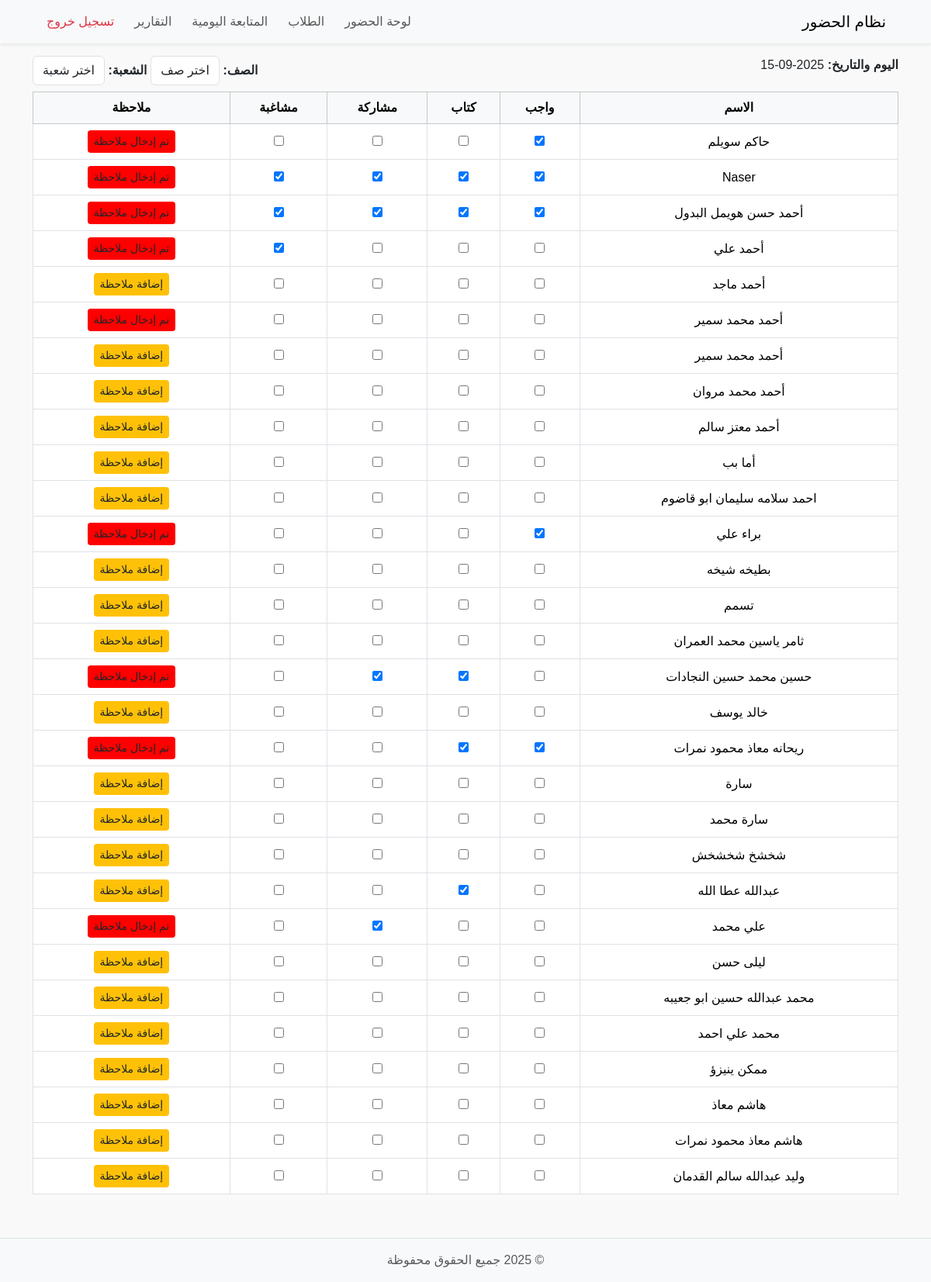
Before: /tracking (signed in) with the older database file.
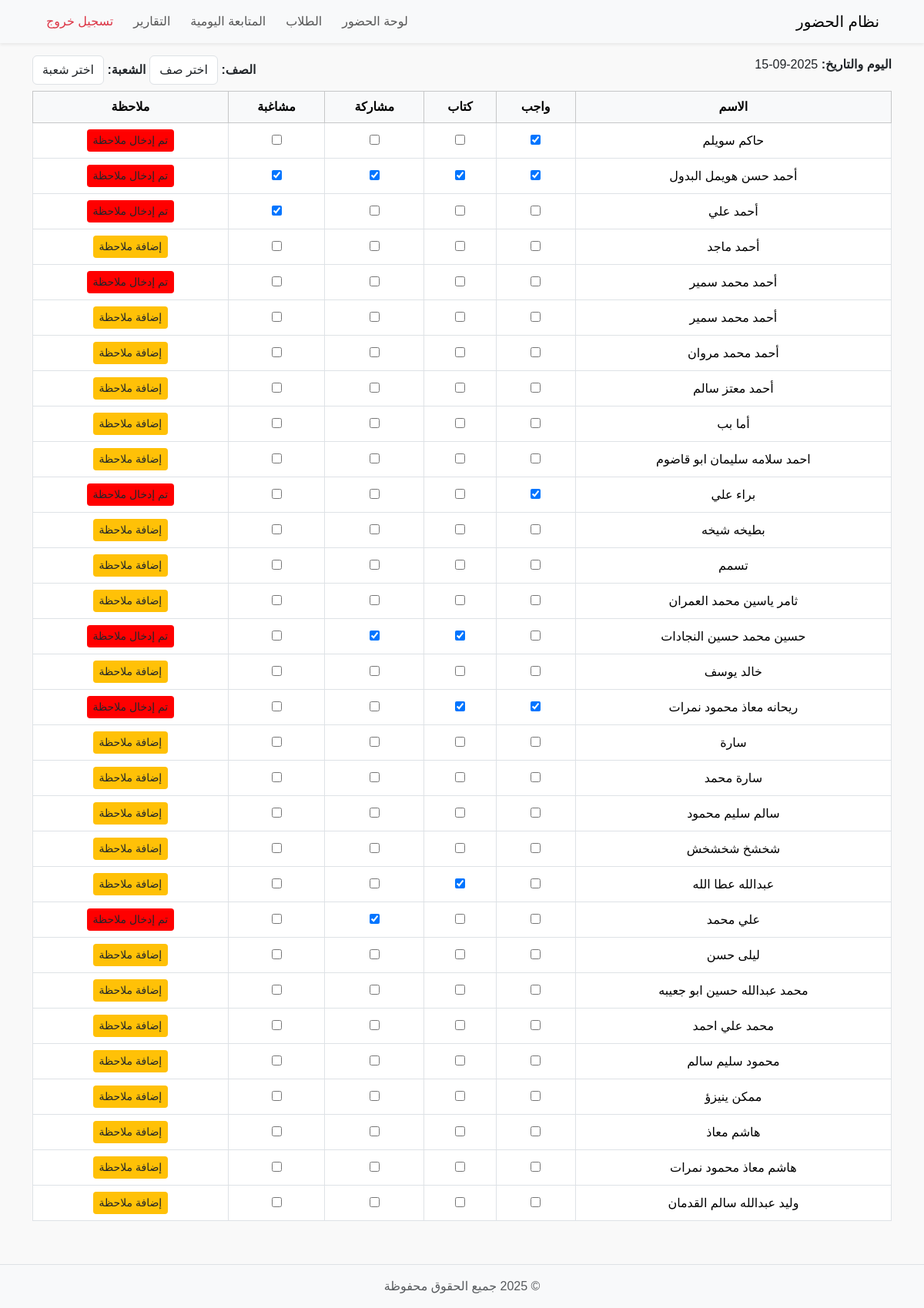
After: the same page with the newer database file.
### tables this page shows
CREATE TABLE students (
    id INTEGER PRIMARY KEY AUTOINCREMENT,
    student_name TEXT NOT NULL,
    username TEXT,
    password TEXT
, class_name TEXT, section TEXT);

CREATE TABLE student_tracking (
    id INTEGER PRIMARY KEY AUTOINCREMENT,
    student_id INTEGER NOT NULL,
    date TEXT NOT NULL,
    homework INTEGER DEFAULT 0,
    book INTEGER DEFAULT 0,
    participation INTEGER DEFAULT 0,
    misbehavior INTEGER DEFAULT 0,
    note TEXT,
    FOREIGN KEY(student_id) REFERENCES students(id)
);

### app.py (the view)
@app.route("/tracking")
@login_required
def tracking_page():
    conn = get_db_connection()
    today = date.today().isoformat()
    students = conn.execute("SELECT * FROM students ORDER BY student_name").fetchall()
    rows = conn.execute("SELECT * FROM student_tracking WHERE date=?", (today,)).fetchall()
    records = {r['student_id']: r for r in rows}
    conn.close()
    return render_template("tracking.html", students=students, records=records, today=today)

### app.py (called while the page is built)
def get_db_connection():
    conn = sqlite3.connect('attendance.db')
    conn.row_factory = sqlite3.Row
    return conn

def login_required(f):
    @wraps(f)
    def decorated_function(*args, **kwargs):
        if 'user' not in session:
            return redirect(url_for('login'))
        return f(*args, **kwargs)
    return decorated_function

### templates/tracking.html (shortened to what this page needs)
{% include 'partials/header.html' %}
{% include 'partials/navbar.html' %}
<div class="container my-3">
    <div class="d-flex justify-content-between mb-2">
        <div><strong>اليوم والتاريخ: </strong> {{ today }}</div>
        <div>
            <strong>الصف: </strong>
            <select id="classSelect" class="form-control d-inline-block w-auto">
                <option value="">اختر صف</option>
            </select>
            <strong>الشعبة: </strong>
            <select id="sectionSelect" class="form-control d-inline-block w-auto">
                <option value="">اختر شعبة</option>
            </select>
        </div>
    </div>
    <table class="table table-bordered" id="trackingTable">
        <thead class="table-light">
            <tr>
                <th>الاسم</th>
                <th>واجب</th>
                <th>كتاب</th>
                <th>مشاركة</th>
                <th>مشاغبة</th>
                <th>ملاحظة</th>
            </tr>
        </thead>
        <tbody>
            {% for student in students %}
            {% set rec = records.get(student.id, {}) %}
            <tr data-class="{{ student.class_name }}" data-section="{{ student.section }}">
                <td>{{ student.student_name }}</td>
                <td><input type="checkbox" class="track-checkbox" data-student="{{ student.id }}" data-field="homework" {% if rec.homework %}checked{% endif %}></td>
                <td><input type="checkbox" class="track-checkbox" data-student="{{ student.id }}" data-field="book" {% if rec.book %}checked{% endif %}></td>
                <td><input type="checkbox" class="track-checkbox" data-student="{{ student.id }}" data-field="participation" {% if rec.participation %}checked{% endif %}></td>
                <td><input type="checkbox" class="track-checkbox" data-student="{{ student.id }}" data-field="misbehavior" {% if rec.misbehavior %}checked{% endif %}></td>
                <td>
                    <button class="btn btn-sm btn-warning note-btn" data-student="{{ student.id }}" {% if rec.note %}style="background:red"{% endif %}>
                        {% if rec.note %}تم إدخال ملاحظة{% else %}إضافة ملاحظة{% endif %}
                    </button>
                </td>
            </tr>
            {% endfor %}
        </tbody>
    </table>
</div>
{% include 'partials/footer.html' %}

Changed rows visible on the page:
removed students: student_name "Naser", id "☑", shows "تم إدخال ملاحظة"
added students: student_name "سالم سليم محمود", shows "إضافة ملاحظة"
added students: student_name "محمود سليم سالم", shows "إضافة ملاحظة"
